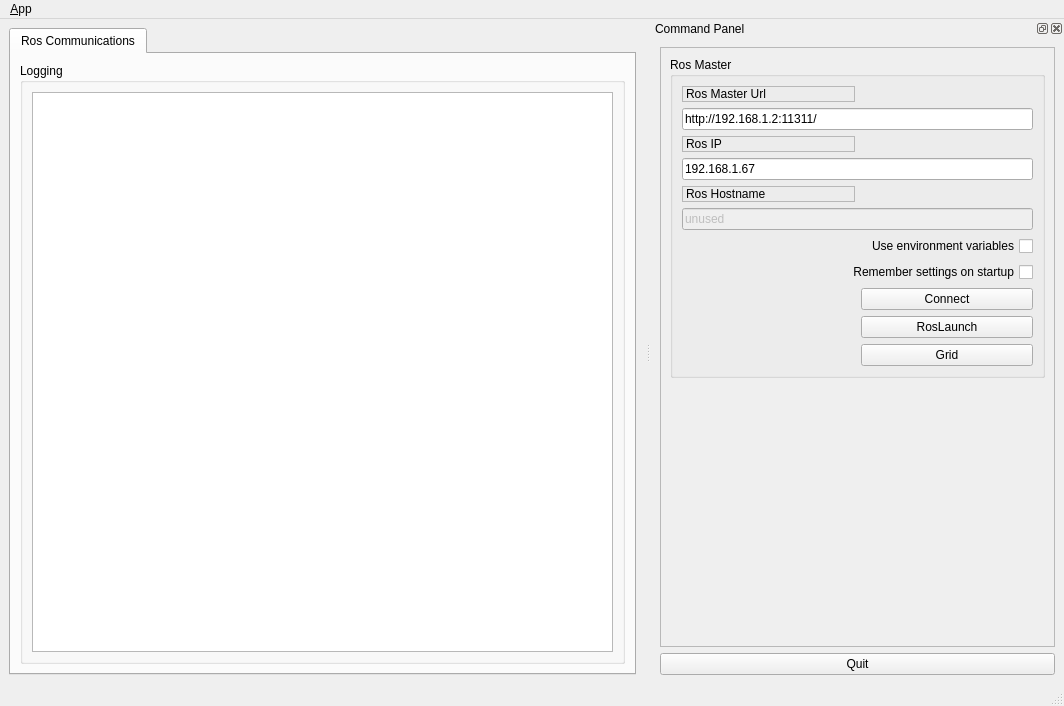
<?xml version="1.0" encoding="UTF-8"?>
<ui version="4.0">
 <class>MainWindowDesign</class>
 <widget class="QMainWindow" name="MainWindowDesign">
  <property name="geometry">
   <rect>
    <x>0</x>
    <y>0</y>
    <width>1064</width>
    <height>706</height>
   </rect>
  </property>
  <property name="windowTitle">
   <string>QRosApp</string>
  </property>
  <property name="windowIcon">
   <iconset>
    <normaloff>:/images/icon.png</normaloff>:/images/icon.png</iconset>
  </property>
  <property name="locale">
   <locale language="English" country="Australia"/>
  </property>
  <widget class="QWidget" name="centralwidget">
   <layout class="QHBoxLayout">
    <item>
     <widget class="QTabWidget" name="tab_manager">
      <property name="minimumSize">
       <size>
        <width>100</width>
        <height>0</height>
       </size>
      </property>
      <property name="locale">
       <locale language="English" country="Australia"/>
      </property>
      <property name="currentIndex">
       <number>0</number>
      </property>
      <widget class="QWidget" name="tab_status">
       <attribute name="title">
        <string>Ros Communications</string>
       </attribute>
       <layout class="QVBoxLayout" name="verticalLayout_2">
        <item>
         <widget class="QGroupBox" name="groupBox_12">
          <property name="sizePolicy">
           <sizepolicy hsizetype="MinimumExpanding" vsizetype="Preferred">
            <horstretch>0</horstretch>
            <verstretch>0</verstretch>
           </sizepolicy>
          </property>
          <property name="title">
           <string>Logging</string>
          </property>
          <layout class="QGridLayout" name="gridLayout_3">
           <item row="0" column="0">
            <widget class="QListView" name="view_logging"/>
           </item>
          </layout>
         </widget>
        </item>
       </layout>
      </widget>
     </widget>
    </item>
   </layout>
  </widget>
  <widget class="QMenuBar" name="menubar">
   <property name="geometry">
    <rect>
     <x>0</x>
     <y>0</y>
     <width>1064</width>
     <height>22</height>
    </rect>
   </property>
   <widget class="QMenu" name="menu_File">
    <property name="title">
     <string>&amp;App</string>
    </property>
    <addaction name="action_Preferences"/>
    <addaction name="separator"/>
    <addaction name="actionAbout"/>
    <addaction name="actionAbout_Qt"/>
    <addaction name="separator"/>
    <addaction name="action_Quit"/>
   </widget>
   <addaction name="menu_File"/>
  </widget>
  <widget class="QStatusBar" name="statusbar"/>
  <widget class="QDockWidget" name="dock_status">
   <property name="sizePolicy">
    <sizepolicy hsizetype="Minimum" vsizetype="Preferred">
     <horstretch>0</horstretch>
     <verstretch>0</verstretch>
    </sizepolicy>
   </property>
   <property name="minimumSize">
    <size>
     <width>413</width>
     <height>451</height>
    </size>
   </property>
   <property name="allowedAreas">
    <set>Qt::RightDockWidgetArea</set>
   </property>
   <property name="windowTitle">
    <string>Command Panel</string>
   </property>
   <attribute name="dockWidgetArea">
    <number>2</number>
   </attribute>
   <widget class="QWidget" name="dockWidgetContents_2">
    <layout class="QVBoxLayout" name="verticalLayout">
     <item>
      <widget class="QFrame" name="frame">
       <property name="sizePolicy">
        <sizepolicy hsizetype="Minimum" vsizetype="Preferred">
         <horstretch>0</horstretch>
         <verstretch>0</verstretch>
        </sizepolicy>
       </property>
       <property name="frameShape">
        <enum>QFrame::StyledPanel</enum>
       </property>
       <property name="frameShadow">
        <enum>QFrame::Raised</enum>
       </property>
       <layout class="QVBoxLayout" name="verticalLayout_3">
        <item>
         <widget class="QGroupBox" name="groupBox">
          <property name="title">
           <string>Ros Master</string>
          </property>
          <layout class="QGridLayout" name="gridLayout">
           <item row="8" column="1">
            <widget class="QPushButton" name="button_connect">
             <property name="enabled">
              <bool>true</bool>
             </property>
             <property name="sizePolicy">
              <sizepolicy hsizetype="MinimumExpanding" vsizetype="Fixed">
               <horstretch>0</horstretch>
               <verstretch>0</verstretch>
              </sizepolicy>
             </property>
             <property name="toolTip">
              <string>Set the target to the current joint trajectory state.</string>
             </property>
             <property name="statusTip">
              <string>Clear all waypoints and set the target to the current joint trajectory state.</string>
             </property>
             <property name="text">
              <string>Connect</string>
             </property>
            </widget>
           </item>
           <item row="8" column="0">
            <spacer name="horizontalSpacer">
             <property name="orientation">
              <enum>Qt::Horizontal</enum>
             </property>
             <property name="sizeHint" stdset="0">
              <size>
               <width>170</width>
               <height>21</height>
              </size>
             </property>
            </spacer>
           </item>
           <item row="3" column="0" colspan="2">
            <widget class="QLineEdit" name="line_edit_host">
             <property name="text">
              <string>192.168.1.67</string>
             </property>
            </widget>
           </item>
           <item row="5" column="0" colspan="2">
            <widget class="QLineEdit" name="line_edit_topic">
             <property name="enabled">
              <bool>false</bool>
             </property>
             <property name="text">
              <string>unused</string>
             </property>
            </widget>
           </item>
           <item row="9" column="1">
            <widget class="QPushButton" name="pushButton_ros">
             <property name="text">
              <string>RosLaunch</string>
             </property>
            </widget>
           </item>
           <item row="7" column="0" colspan="2">
            <widget class="QCheckBox" name="checkbox_remember_settings">
             <property name="layoutDirection">
              <enum>Qt::RightToLeft</enum>
             </property>
             <property name="text">
              <string>Remember settings on startup</string>
             </property>
            </widget>
           </item>
           <item row="0" column="0">
            <widget class="QLabel" name="label">
             <property name="frameShape">
              <enum>QFrame::StyledPanel</enum>
             </property>
             <property name="frameShadow">
              <enum>QFrame::Raised</enum>
             </property>
             <property name="text">
              <string>Ros Master Url</string>
             </property>
            </widget>
           </item>
           <item row="2" column="0">
            <widget class="QLabel" name="label_2">
             <property name="frameShape">
              <enum>QFrame::StyledPanel</enum>
             </property>
             <property name="frameShadow">
              <enum>QFrame::Raised</enum>
             </property>
             <property name="text">
              <string>Ros IP</string>
             </property>
            </widget>
           </item>
           <item row="1" column="0" colspan="2">
            <widget class="QLineEdit" name="line_edit_master">
             <property name="text">
              <string>http://192.168.1.2:11311/</string>
             </property>
            </widget>
           </item>
           <item row="6" column="0" colspan="2">
            <widget class="QCheckBox" name="checkbox_use_environment">
             <property name="layoutDirection">
              <enum>Qt::RightToLeft</enum>
             </property>
             <property name="text">
              <string>Use environment variables</string>
             </property>
            </widget>
           </item>
           <item row="4" column="0">
            <widget class="QLabel" name="label_3">
             <property name="frameShape">
              <enum>QFrame::StyledPanel</enum>
             </property>
             <property name="frameShadow">
              <enum>QFrame::Raised</enum>
             </property>
             <property name="text">
              <string>Ros Hostname</string>
             </property>
            </widget>
           </item>
           <item row="10" column="1">
            <widget class="QPushButton" name="pushButton_grid">
             <property name="text">
              <string>Grid</string>
             </property>
            </widget>
           </item>
          </layout>
         </widget>
        </item>
        <item>
         <spacer name="verticalSpacer_3">
          <property name="orientation">
           <enum>Qt::Vertical</enum>
          </property>
          <property name="sizeHint" stdset="0">
           <size>
            <width>20</width>
            <height>233</height>
           </size>
          </property>
         </spacer>
        </item>
       </layout>
      </widget>
     </item>
     <item>
      <widget class="QPushButton" name="quit_button">
       <property name="sizePolicy">
        <sizepolicy hsizetype="MinimumExpanding" vsizetype="Fixed">
         <horstretch>0</horstretch>
         <verstretch>0</verstretch>
        </sizepolicy>
       </property>
       <property name="text">
        <string>Quit</string>
       </property>
      </widget>
     </item>
    </layout>
   </widget>
  </widget>
  <action name="action_Quit">
   <property name="text">
    <string>&amp;Quit</string>
   </property>
   <property name="shortcut">
    <string>Ctrl+Q</string>
   </property>
   <property name="shortcutContext">
    <enum>Qt::ApplicationShortcut</enum>
   </property>
  </action>
  <action name="action_Preferences">
   <property name="text">
    <string>&amp;Preferences</string>
   </property>
  </action>
  <action name="actionAbout">
   <property name="text">
    <string>&amp;About</string>
   </property>
  </action>
  <action name="actionAbout_Qt">
   <property name="text">
    <string>About &amp;Qt</string>
   </property>
  </action>
 </widget>
 <resources/>
 <connections>
  <connection>
   <sender>action_Quit</sender>
   <signal>triggered()</signal>
   <receiver>MainWindowDesign</receiver>
   <slot>close()</slot>
   <hints>
    <hint type="sourcelabel">
     <x>-1</x>
     <y>-1</y>
    </hint>
    <hint type="destinationlabel">
     <x>399</x>
     <y>299</y>
    </hint>
   </hints>
  </connection>
  <connection>
   <sender>quit_button</sender>
   <signal>clicked()</signal>
   <receiver>MainWindowDesign</receiver>
   <slot>close()</slot>
   <hints>
    <hint type="sourcelabel">
     <x>859</x>
     <y>552</y>
    </hint>
    <hint type="destinationlabel">
     <x>469</x>
     <y>299</y>
    </hint>
   </hints>
  </connection>
 </connections>
</ui>
